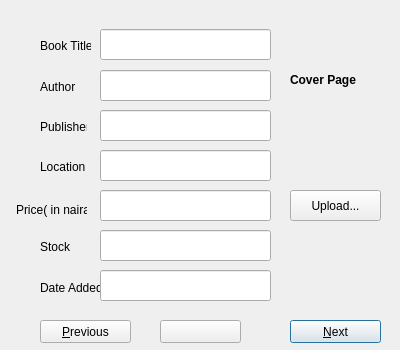
<?xml version="1.0" encoding="UTF-8"?>
<ui version="4.0">
 <class>ViewInventoryDialog</class>
 <widget class="QDialog" name="ViewInventoryDialog">
  <property name="geometry">
   <rect>
    <x>0</x>
    <y>0</y>
    <width>400</width>
    <height>350</height>
   </rect>
  </property>
  <property name="windowTitle">
   <string>Records</string>
  </property>
  <widget class="QLabel" name="label">
   <property name="geometry">
    <rect>
     <x>40</x>
     <y>30</y>
     <width>51</width>
     <height>31</height>
    </rect>
   </property>
   <property name="text">
    <string>Book Title</string>
   </property>
  </widget>
  <widget class="QLineEdit" name="titleLineEdit">
   <property name="geometry">
    <rect>
     <x>100</x>
     <y>29</y>
     <width>171</width>
     <height>31</height>
    </rect>
   </property>
   <property name="readOnly">
    <bool>true</bool>
   </property>
  </widget>
  <widget class="QLabel" name="label_2">
   <property name="geometry">
    <rect>
     <x>40</x>
     <y>80</y>
     <width>47</width>
     <height>13</height>
    </rect>
   </property>
   <property name="text">
    <string>Author</string>
   </property>
  </widget>
  <widget class="QLineEdit" name="authorLineEdit">
   <property name="geometry">
    <rect>
     <x>100</x>
     <y>70</y>
     <width>171</width>
     <height>31</height>
    </rect>
   </property>
   <property name="readOnly">
    <bool>true</bool>
   </property>
  </widget>
  <widget class="QLabel" name="label_3">
   <property name="geometry">
    <rect>
     <x>40</x>
     <y>120</y>
     <width>47</width>
     <height>13</height>
    </rect>
   </property>
   <property name="text">
    <string>Publisher</string>
   </property>
  </widget>
  <widget class="QLineEdit" name="publisherLineEdit">
   <property name="geometry">
    <rect>
     <x>100</x>
     <y>110</y>
     <width>171</width>
     <height>31</height>
    </rect>
   </property>
   <property name="readOnly">
    <bool>true</bool>
   </property>
  </widget>
  <widget class="QLabel" name="label_4">
   <property name="geometry">
    <rect>
     <x>40</x>
     <y>160</y>
     <width>47</width>
     <height>13</height>
    </rect>
   </property>
   <property name="text">
    <string>Location</string>
   </property>
  </widget>
  <widget class="QLineEdit" name="locationLineEdit">
   <property name="geometry">
    <rect>
     <x>100</x>
     <y>150</y>
     <width>171</width>
     <height>31</height>
    </rect>
   </property>
   <property name="readOnly">
    <bool>true</bool>
   </property>
  </widget>
  <widget class="QLabel" name="label_5">
   <property name="geometry">
    <rect>
     <x>40</x>
     <y>240</y>
     <width>47</width>
     <height>13</height>
    </rect>
   </property>
   <property name="text">
    <string>Stock</string>
   </property>
  </widget>
  <widget class="QLineEdit" name="stockLineEdit">
   <property name="geometry">
    <rect>
     <x>100</x>
     <y>230</y>
     <width>171</width>
     <height>31</height>
    </rect>
   </property>
   <property name="inputMethodHints">
    <set>Qt::ImhDigitsOnly</set>
   </property>
   <property name="frame">
    <bool>true</bool>
   </property>
   <property name="alignment">
    <set>Qt::AlignLeading|Qt::AlignLeft|Qt::AlignVCenter</set>
   </property>
   <property name="readOnly">
    <bool>true</bool>
   </property>
  </widget>
  <widget class="QPushButton" name="nextButton">
   <property name="geometry">
    <rect>
     <x>290</x>
     <y>320</y>
     <width>91</width>
     <height>23</height>
    </rect>
   </property>
   <property name="text">
    <string>&amp;Next</string>
   </property>
  </widget>
  <widget class="QPushButton" name="prevButton">
   <property name="geometry">
    <rect>
     <x>40</x>
     <y>320</y>
     <width>91</width>
     <height>23</height>
    </rect>
   </property>
   <property name="text">
    <string>&amp;Previous</string>
   </property>
  </widget>
  <widget class="QLabel" name="coverLabel">
   <property name="geometry">
    <rect>
     <x>290</x>
     <y>30</y>
     <width>100</width>
     <height>100</height>
    </rect>
   </property>
   <property name="font">
    <font>
     <weight>75</weight>
     <bold>true</bold>
    </font>
   </property>
   <property name="text">
    <string>Cover Page</string>
   </property>
  </widget>
  <widget class="QPushButton" name="actionButton">
   <property name="geometry">
    <rect>
     <x>160</x>
     <y>320</y>
     <width>81</width>
     <height>23</height>
    </rect>
   </property>
   <property name="text">
    <string/>
   </property>
  </widget>
  <widget class="QPushButton" name="uploadButton">
   <property name="geometry">
    <rect>
     <x>290</x>
     <y>190</y>
     <width>91</width>
     <height>31</height>
    </rect>
   </property>
   <property name="text">
    <string>Upload...</string>
   </property>
  </widget>
  <widget class="QLabel" name="label_6">
   <property name="geometry">
    <rect>
     <x>40</x>
     <y>280</y>
     <width>61</width>
     <height>16</height>
    </rect>
   </property>
   <property name="text">
    <string>Date Added</string>
   </property>
  </widget>
  <widget class="QLineEdit" name="dateAddedLineEdit">
   <property name="geometry">
    <rect>
     <x>100</x>
     <y>270</y>
     <width>171</width>
     <height>31</height>
    </rect>
   </property>
   <property name="inputMethodHints">
    <set>Qt::ImhDigitsOnly</set>
   </property>
   <property name="frame">
    <bool>true</bool>
   </property>
   <property name="alignment">
    <set>Qt::AlignLeading|Qt::AlignLeft|Qt::AlignVCenter</set>
   </property>
   <property name="readOnly">
    <bool>true</bool>
   </property>
  </widget>
  <widget class="QLabel" name="label_7">
   <property name="geometry">
    <rect>
     <x>16</x>
     <y>200</y>
     <width>71</width>
     <height>20</height>
    </rect>
   </property>
   <property name="text">
    <string>Price( in naira )</string>
   </property>
  </widget>
  <widget class="QLineEdit" name="priceLineEdit">
   <property name="geometry">
    <rect>
     <x>100</x>
     <y>190</y>
     <width>171</width>
     <height>31</height>
    </rect>
   </property>
   <property name="readOnly">
    <bool>true</bool>
   </property>
  </widget>
 </widget>
 <resources/>
 <connections/>
</ui>
